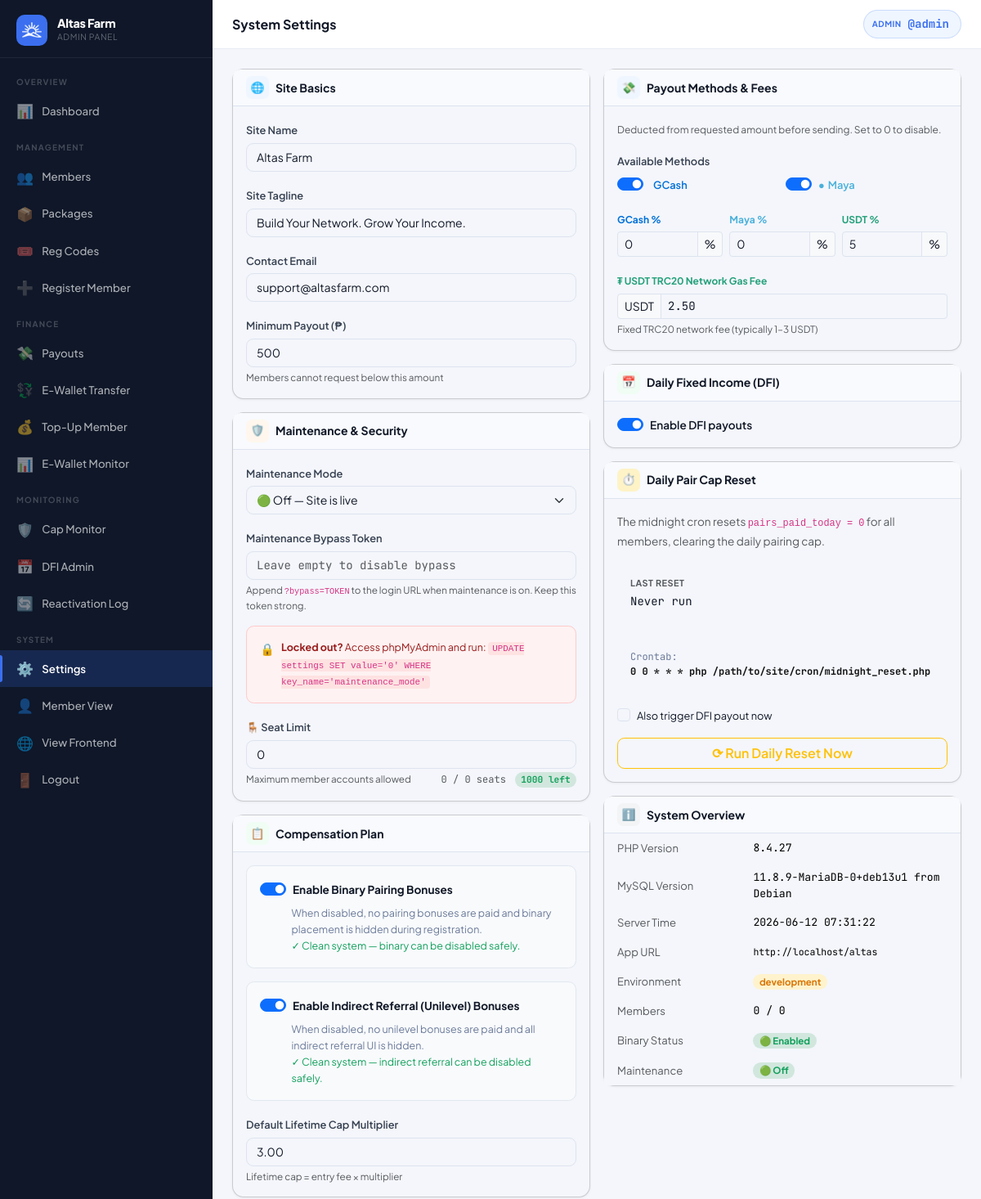
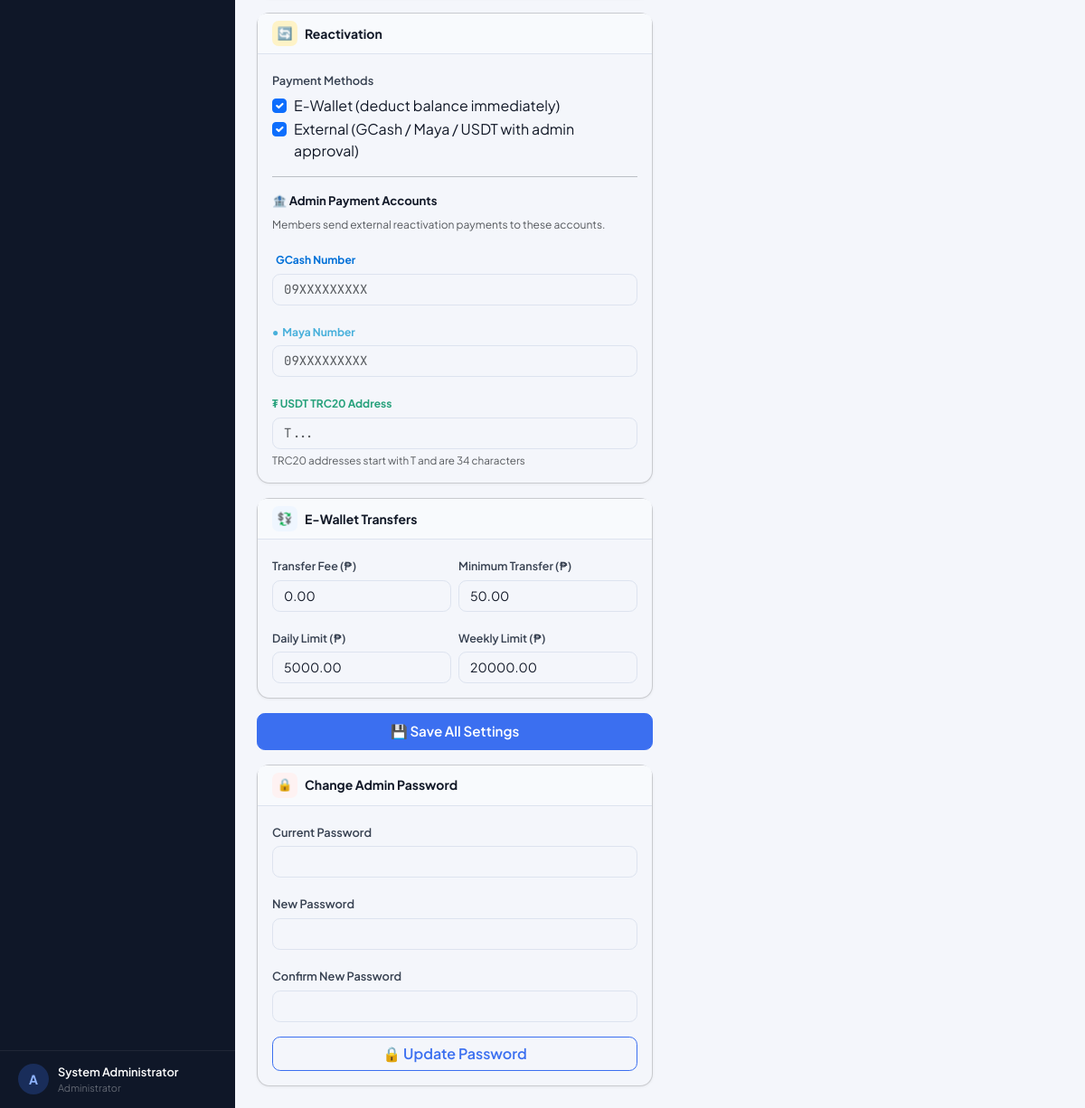
Screenshot of /?page=admin_settings (signed in) with the database file from the repository (2 pictures, top to bottom).
### tables this page shows
CREATE TABLE settings (
  key_name   VARCHAR(80) NOT NULL PRIMARY KEY,
  value      TEXT        NOT NULL,
  updated_at TIMESTAMP DEFAULT CURRENT_TIMESTAMP ON UPDATE CURRENT_TIMESTAMP
);

CREATE TABLE users (
  id                INT UNSIGNED AUTO_INCREMENT PRIMARY KEY,
  username          VARCHAR(40)  NOT NULL UNIQUE,
  password_hash     VARCHAR(255) NOT NULL,
  role              ENUM('member','admin') NOT NULL DEFAULT 'member',
  package_id        INT UNSIGNED NULL,
  reg_code_id           INT UNSIGNED NULL,
  reg_payment_method    ENUM('code','ewallet','pending') NOT NULL DEFAULT 'code',
  reg_paid_by           INT UNSIGNED NULL,

   
  sponsor_id        INT UNSIGNED NULL,
  binary_parent_id  INT UNSIGNED NULL,
  binary_position   ENUM('left','right') NULL,

   
  left_count        INT UNSIGNED NOT NULL DEFAULT 0,
  right_count       INT UNSIGNED NOT NULL DEFAULT 0,
  pairs_paid        INT UNSIGNED NOT NULL DEFAULT 0,
  pairs_flushed     INT UNSIGNED NOT NULL DEFAULT 0,
  pairs_paid_today  INT UNSIGNED NOT NULL DEFAULT 0,   

   
  lifetime_earned       DECIMAL(14,2) NOT NULL DEFAULT 0.00,
  cap_status            ENUM('active','capped','perminact') NOT NULL DEFAULT 'active',
  capping_bypass        TINYINT(1)   NOT NULL DEFAULT 0,
  daily_cap_bypass      TINYINT(1)   NOT NULL DEFAULT 0,
  capped_at             TIMESTAMP NULL,
  last_reactivation_at  TIMESTAMP NULL,
  dfi_days_used         INT UNSIGNED NOT NULL DEFAULT 0,
  dfi_active            TINYINT(1)   NOT NULL DEFAULT 1,
  cd_active             TINYINT(1)   NOT NULL DEFAULT 0,
  ewallet_sent_today      DECIMAL(12,2) NOT NULL DEFAULT 0.00,
  ewallet_sent_this_week  DECIMAL(12,2) NOT NULL DEFAULT 0.00,

   
  full_name         VARCHAR(120) NULL,
  email             VARCHAR(120) NULL,
  mobile            VARCHAR(20)  NULL,
  gcash_number      VARCHAR(20)  NULL,
  maya_number       VARCHAR(20)  NULL,
  usdt_address      VARCHAR(100) NULL,
  address           TEXT         NULL,
  photo             VARCHAR(200) NULL,

  ewallet_balance       DECIMAL(14,2) NOT NULL DEFAULT 0.00,
  withdrawable_balance  DECIMAL(14,2) NOT NULL DEFAULT 0.00,
  status                ENUM('active','suspended','pending') NOT NULL DEFAULT 'active',
  joined_at         TIMESTAMP DEFAULT CURRENT_TIMESTAMP,
  last_login        TIMESTAMP NULL,

  FOREIGN KEY (sponsor_id)       REFERENCES users(id) ON DELETE SET NULL,
  FOREIGN KEY (binary_parent_id) REFERENCES users(id) ON DELETE SET NULL,
  FOREIGN KEY (package_id)       REFERENCES packages(id) ON DELETE SET NULL
);

### views/admin/settings.php (the view, shortened to what the rows shown need)
<?php require 'views/partials/head.php'; ?>
<?php require 'views/partials/sidebar_admin.php'; ?>
<div class="main-content">
  <?php require 'views/partials/topbar.php'; ?>
  <div class="page-content">
    <form method="POST" action="<?= APP_URL ?>/?page=admin_save_settings">
      <div class="row g-3">
        <div class="col-12 col-lg-6 d-flex flex-column gap-3">
          <div class="card">
            <div class="card-body">
              <div class="mb-3">
                <label class="form-label">Site Tagline</label>
                <input type="text" name="site_tagline" class="form-control" value="<?= e(setting('site_tagline')) ?>">
              </div>
              <div class="mb-3">
                <label class="form-label">Contact Email</label>
                <input type="email" name="contact_email" class="form-control" value="<?= e(setting('contact_email')) ?>">
              </div>
              <div class="mb-0">
                <label class="form-label">Minimum Payout (₱)</label>
                <input type="number" name="min_payout" class="form-control" min="0" step="0.01" value="<?= e(setting('min_payout', '500')) ?>">
                <div class="form-text">Members cannot request below this amount</div>
              </div>
            </div>
          </div>
          <div class="card">
            <div class="card-body">
              <div class="mb-0">
                <label class="form-label">🪑 Seat Limit</label>
                <input type="number" name="seat_limit" class="form-control" min="1" step="1" value="<?= e(setting('seat_limit', '1000')) ?>">
                <div class="form-text d-flex justify-content-between">
                  <span>Maximum member accounts allowed</span>
                  <span class="font-mono" style="font-size:.75rem;">
                  </span>
                </div>
              </div>
            </div>
          </div>
          <div class="card">
            <div class="card-body">
                  <input class="form-check-input" type="checkbox" name="binary_enabled" id="binaryEnabled" value="1" <?= setting('binary_enabled', '1') === '1' ? 'checked' : '' ?>>
                  <input class="form-check-input" type="checkbox" name="indirect_referral_enabled" id="indirectRefEnabled" value="1" <?= setting('indirect_referral_enabled', '1') === '1' ? 'checked' : '' ?>>
              <div class="mb-0">
                <label class="form-label">Default Lifetime Cap Multiplier</label>
                <input type="number" name="default_cap_multiplier" class="form-control" min="0" step="0.01" value="<?= e(setting('default_cap_multiplier', '3.00')) ?>">
                <div class="form-text">Lifetime cap = entry fee × multiplier</div>
              </div>
            </div>
          </div>
                  <input class="form-check-input" type="checkbox" name="reactivation_ewallet_enabled" id="reEwEnabled" value="1" <?= setting('reactivation_ewallet_enabled', '1') === '1' ? 'checked' : '' ?>>
                  <input class="form-check-input" type="checkbox" name="reactivation_external_enabled" id="reExtEnabled" value="1" <?= setting('reactivation_external_enabled', '1') === '1' ? 'checked' : '' ?>>
                <input type="tel" name="gcash_number" class="form-control font-mono" placeholder="09XXXXXXXXX" value="<?= e(setting('gcash_number', '')) ?>">
                <input type="tel" name="maya_number" class="form-control font-mono" placeholder="09XXXXXXXXX" value="<?= e(setting('maya_number', '')) ?>">
                <input type="text" name="usdt_address" class="form-control font-mono" placeholder="T..." value="<?= e(setting('usdt_address', '')) ?>">
          <div class="card">
            <div class="card-body">
              <div class="row g-2 mb-3">
                <div class="col-6">
                  <label class="form-label" style="font-weight:600;font-size:.78rem;">Transfer Fee (₱)</label>
                  <input type="number" name="ewallet_transfer_fee" class="form-control" min="0" step="0.01" value="<?= e(setting('ewallet_transfer_fee', '0.00')) ?>">
                </div>
                <div class="col-6">
                  <label class="form-label" style="font-weight:600;font-size:.78rem;">Minimum Transfer (₱)</label>
                  <input type="number" name="ewallet_min_transfer" class="form-control" min="0" step="0.01" value="<?= e(setting('ewallet_min_transfer', '50.00')) ?>">
                </div>
              </div>
              <div class="row g-2 mb-0">
                <div class="col-6">
                  <label class="form-label" style="font-weight:600;font-size:.78rem;">Daily Limit (₱)</label>
                  <input type="number" name="ewallet_transfer_daily_limit" class="form-control" min="0" step="0.01" value="<?= e(setting('ewallet_transfer_daily_limit', '5000.00')) ?>">
                </div>
                <div class="col-6">
                  <label class="form-label" style="font-weight:600;font-size:.78rem;">Weekly Limit (₱)</label>
                  <input type="number" name="ewallet_transfer_weekly_limit" class="form-control" min="0" step="0.01" value="<?= e(setting('ewallet_transfer_weekly_limit', '20000.00')) ?>">
                </div>
              </div>
            </div>
          </div>
        </div>
        <div class="col-12 col-lg-6 d-flex flex-column gap-3">
          <div class="card">
            <div class="card-body">
                      <input class="form-check-input" type="checkbox" name="gcash_enabled" id="gcashEnabled" value="1" <?= setting('gcash_enabled', '1') === '1' ? 'checked' : '' ?>>
                      <input class="form-check-input" type="checkbox" name="maya_enabled" id="mayaEnabled" value="1" <?= setting('maya_enabled', '1') === '1' ? 'checked' : '' ?>>
              <div class="row g-2 mb-3">
                <div class="col-4">
                  <div class="input-group input-group-sm">
                    <input type="number" name="service_fee_gcash" class="form-control" min="0" max="100" step="0.01" value="<?= e(setting('service_fee_gcash', '0')) ?>">
                    <span class="input-group-text">%</span>
                  </div>
                </div>
                <div class="col-4">
                  <div class="input-group input-group-sm">
                    <input type="number" name="service_fee_maya" class="form-control" min="0" max="100" step="0.01" value="<?= e(setting('service_fee_maya', '0')) ?>">
                    <span class="input-group-text">%</span>
                  </div>
                </div>
                <div class="col-4">
                  <div class="input-group input-group-sm">
                    <input type="number" name="service_fee_usdt" class="form-control" min="0" max="100" step="0.01" value="<?= e(setting('service_fee_usdt', '5')) ?>">
                    <span class="input-group-text">%</span>
                  </div>
                </div>
              </div>
              <div class="mb-0">
                <div class="input-group input-group-sm">
                  <span class="input-group-text">USDT</span>
                  <input type="number" name="usdt_gas_fee" class="form-control font-mono" min="0" step="0.0001" value="<?= e(setting('usdt_gas_fee', '2.50')) ?>">
                </div>
              </div>
            </div>
          </div>
        </div>
      </div>
    </form>
  </div>
</div>
<?php require 'views/partials/footer.php'; ?>

### views/partials/sidebar_admin.php (shortened to what the rows shown need)
<?php
$cp = current_page();
$user = Auth::user();
$initial = strtoupper(substr($user['username'] ?? 'A', 0, 1));
$pendingPayouts = (int)db()->query("SELECT COUNT(*) FROM payout_requests WHERE status='pending'")->fetchColumn();
$pendingMembers = (int)db()->query("SELECT COUNT(*) FROM users WHERE role='member' AND status='pending'")->fetchColumn();
function renderAdminNav($cp, $user, $initial, $pendingPayouts, $pendingMembers)
{ ?>
  <div class="sidebar-brand">
    <div>
      <div class="brand-name"><?= e(setting('site_name', APP_NAME)) ?></div>
      <div class="brand-sub">Admin Panel</div>
    </div>
  </div>
  <div class="sidebar-footer">
    <div class="sidebar-user">
      <div class="user-avatar" style="background:rgba(59,111,240,.25);color:#8fb4ff;">
        <?= $initial ?>
      </div>
      <div class="user-info">
        <div class="user-name"><?= e($user['full_name'] ?: $user['username']) ?></div>
        <div class="user-role">Administrator</div>
      </div>
    </div>
  </div>
<?php } ?>
<div class="sidebar d-none d-lg-flex flex-column">
  <?php renderAdminNav($cp, $user, $initial, $pendingPayouts, $pendingMembers); ?>
</div>

### views/partials/topbar.php (shortened to what the rows shown need)
<?php
if (isset($_GET['page']) && $_GET['page'] === 'admin_user_view' && !empty($_GET['id']) && Auth::isAdmin()) {
  $user = getUserById((int)$_GET['id']);
  if (!$user) {
    flash('error', 'User not found.');
    redirect('/?page=admin_users');
  }
} else {
  $user = Auth::user();
}
?>
<div class="topbar-wrapper no-print">
  <div class="d-flex align-items-center gap-2">
    <a href="<?= APP_URL ?>/?page=<?= Auth::isAdmin() ? 'admin' : 'profile' ?>"
      class="topbar-balance" title="<?= e($user['username'] ?? '') ?>" style="text-decoration:none;">
      <span class="bal-label"><?= Auth::isAdmin() ? 'Admin' : 'User' ?></span>
      <span class="bal-amount">@<?= e($user['username'] ?? '') ?></span>
    </a>
  </div>
</div>

### rows the page displays
settings: value "Altas Farm"
users: username "A", full_name "System Administrator", username "admin"
settings: site_tagline "Build Your Network. Grow Your Income."
settings: contact_email "support@altasfarm.com"
settings: min_payout "500"
settings: seat_limit "0"
settings: default_cap_multiplier "3.00"
settings: ewallet_transfer_fee "0.00"
settings: ewallet_min_transfer "50.00"
settings: ewallet_transfer_daily_limit "5000.00"
settings: ewallet_transfer_weekly_limit "20000.00"
settings: service_fee_gcash "0"
settings: service_fee_maya "0"
settings: service_fee_usdt "5"
settings: usdt_gas_fee "2.50"

### other values shown
$pageTitle "System Settings"
User::counts()['total'] "0"
setting('seat_limit', '1000') "0"
$remaining "1000"
PHP_VERSION "8.4.27"
db()->query('SELECT VERSION()')->fetchColumn() "11.8.9-MariaDB-0+deb13u1 from Debian"
APP_URL "http://localhost/altas"
APP_ENV "development"
